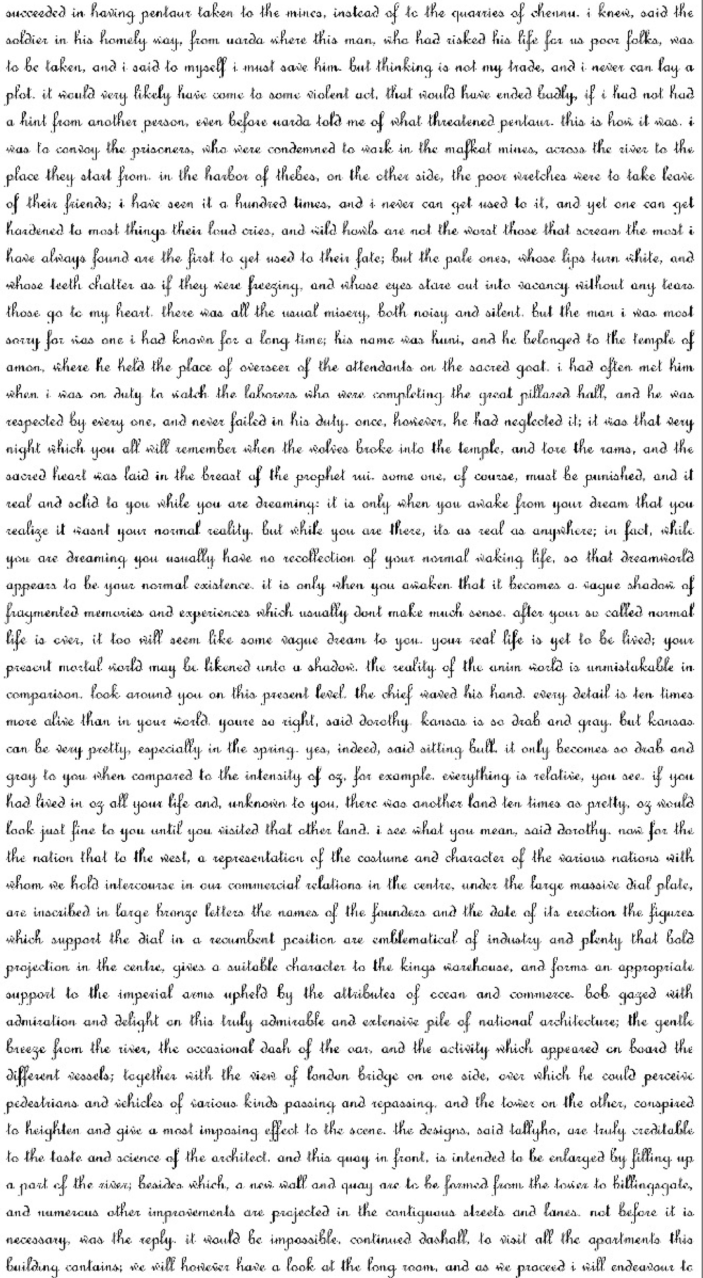
#> input picture data/data.jpg, 2108 x 3834 px (shown at 1/3 size)
$ python words.py
#> lines starting #> are read from the running program, lines starting #| are printed output that depends on the picture
import cv2 as cv
import numpy as np

img = cv.imread('data.jpg')
#> img is the input picture: shape (3834, 2108, 3); min 0, max 255, mean 233.2
img = cv.cvtColor(img, cv.COLOR_BGR2GRAY)
#> img: shape (3834, 2108)
img = np.array(img)
height, width = img.shape[:2]
#> height = 3834; width = 2108
white_streak = 0
tl = (0, 0)
bl = (0, 0)

print(height, width)
#| 3834 2108
for i in range(2, 3764, 82):
    tl = (0, i)

    for j in range(0, width):
        arr = img[i:i + 75, j]

        if all(z > 200 for z in arr):
            white_streak = white_streak + 1

        else:
            if white_streak >= 7:
                try:
                    if tl[0] != j-white_streak:
                        cv.rectangle(img, tl, (j - white_streak, i + 79), (0, 255, 0))

                except:
                    pass
                tl = (j, i)
                white_streak = 0
            else:
                white_streak = 0
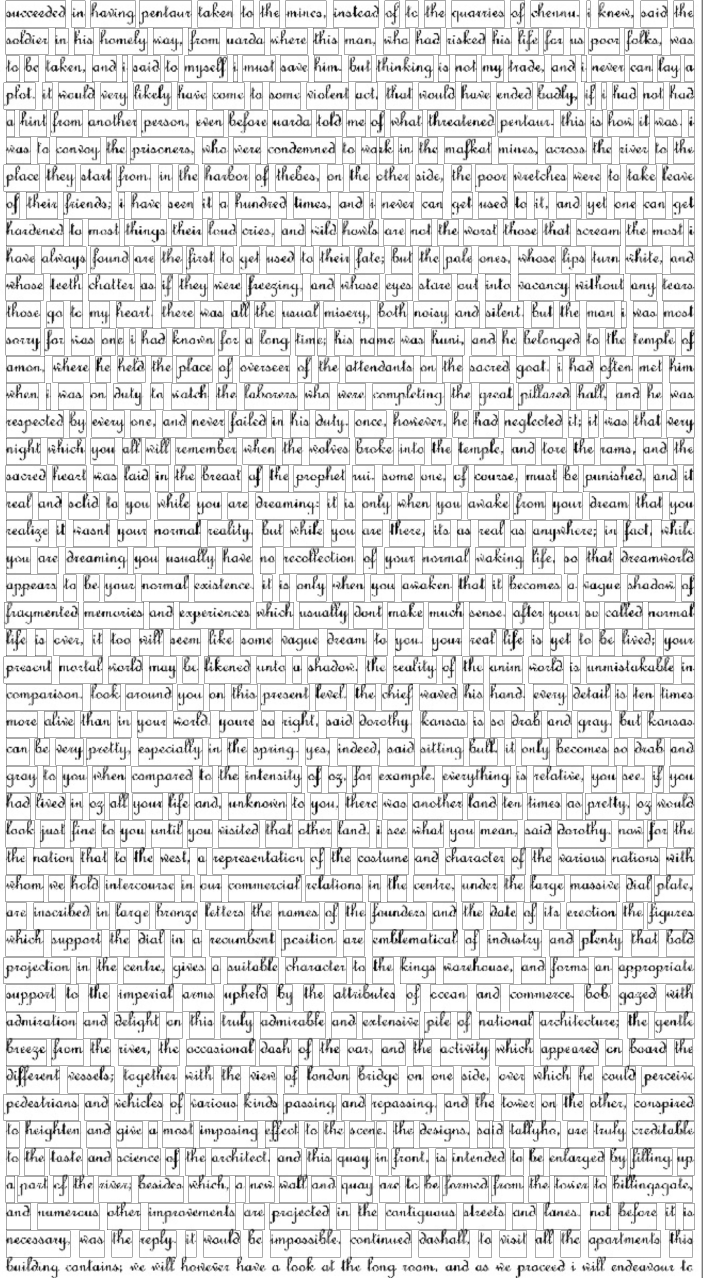
#> img: shape (3834, 2108) (shown at 1/3 size); min 0, max 255, mean 224

cv.imwrite('suc.png', img)
